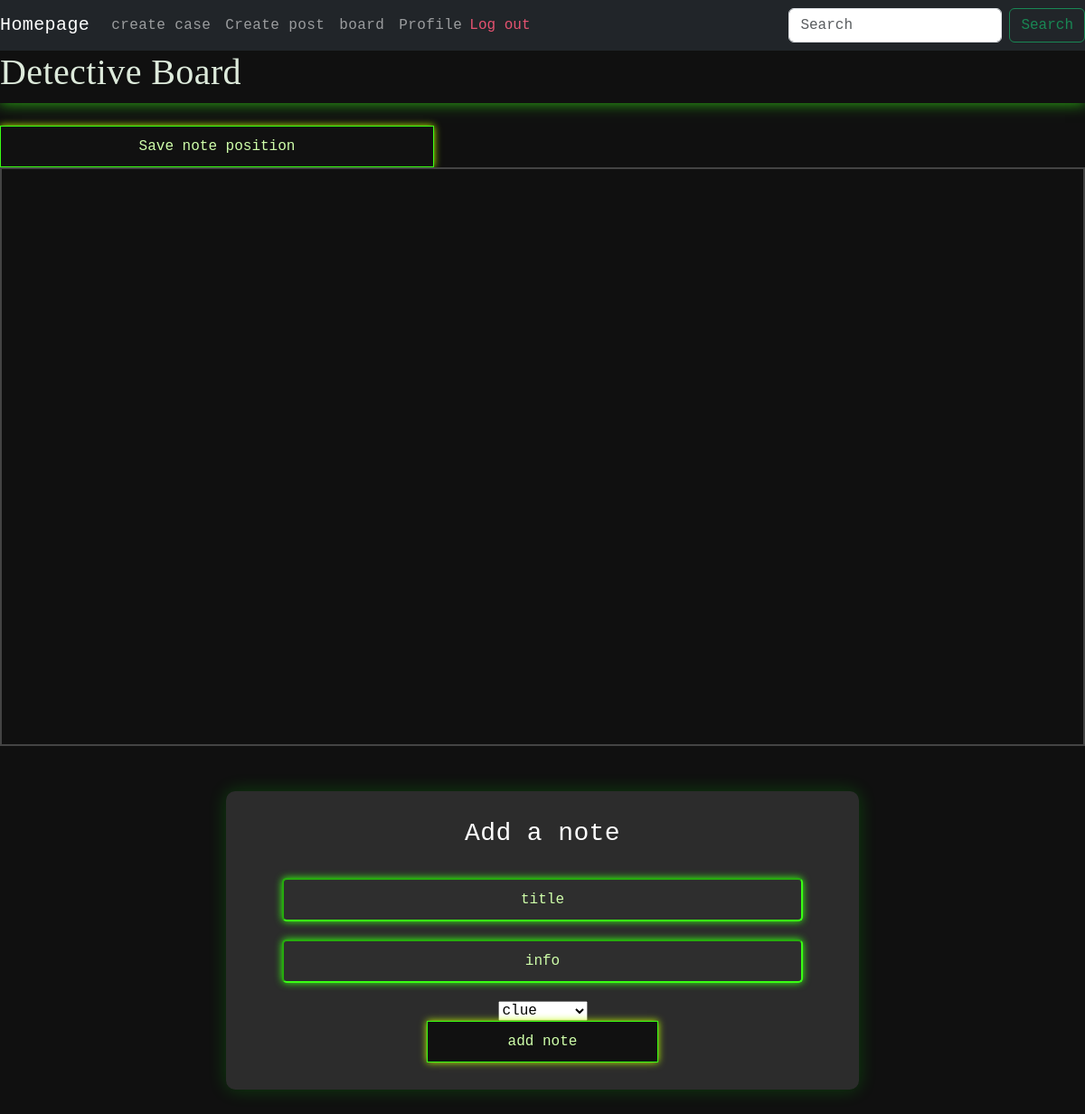
Before: /board/ (signed in) with the older database file.
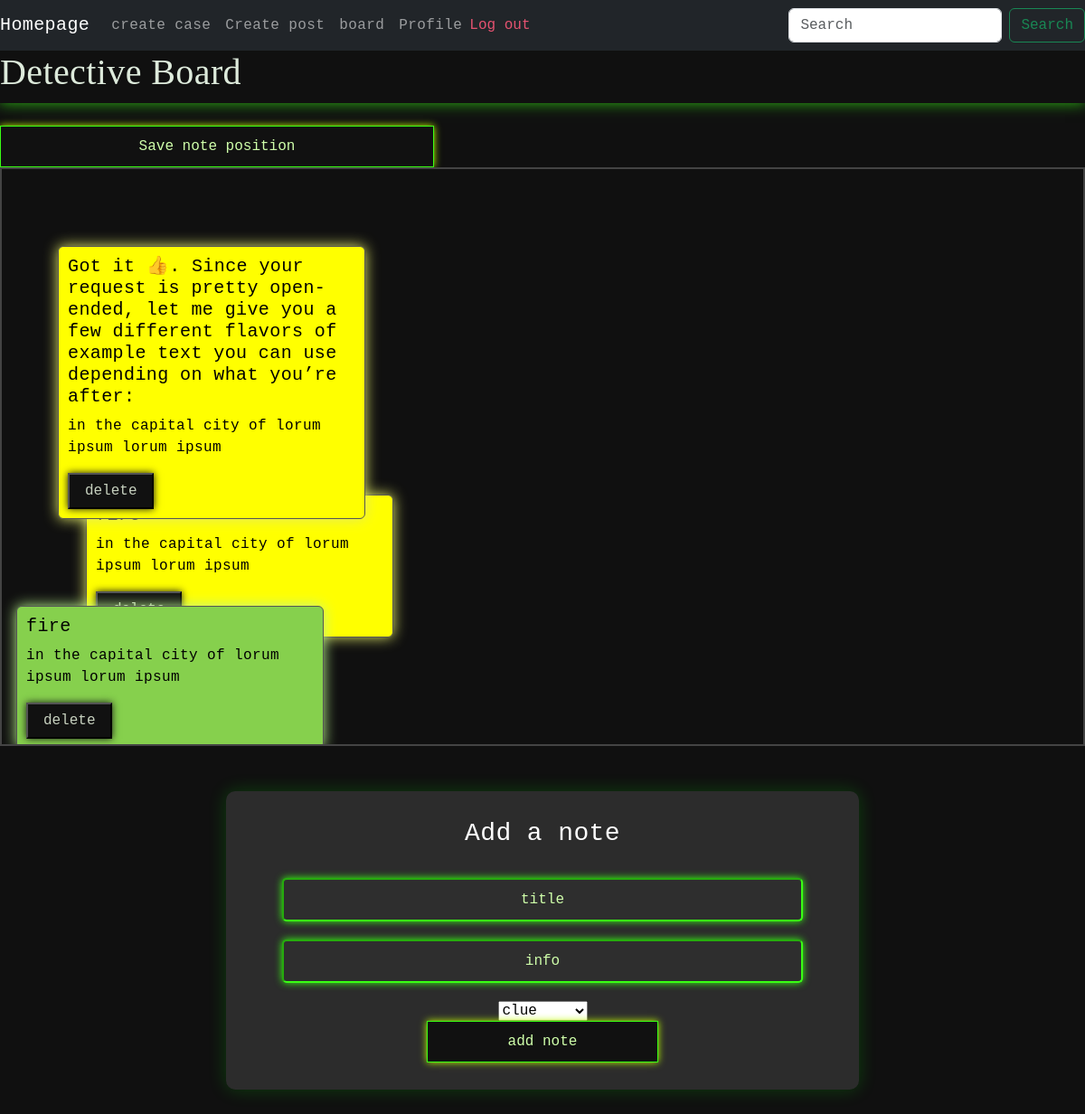
After: the same page with the newer database file.
### final/models.py (models this page shows, shortened)
class Notes(models.Model):
    user = models.ForeignKey(settings.AUTH_USER_MODEL, on_delete=models.CASCADE, related_name="notes")
    title = models.CharField(max_length=100)
    text = models.TextField(blank=True)
    top = models.IntegerField(default=100)
    left = models.IntegerField(default=200)
    note_type = models.CharField(max_length=20, default="clue")
    created_at = models.DateTimeField(auto_now_add=True)

### final/views.py (the view, shortened to what this page needs)
# urls.py: path("board/", views.board, name="board"),
@login_required
def board(request):
    notes = Notes.objects.filter(user=request.user)
    return render(request, "board.html", {"notes": notes})

### final/templates/board.html (shortened to what this page needs)
{% extends "layout.html" %}
{% block body %}
<h1 class="gl_h1">Detective Board</h1>
<form method="post" id="form">
    <button class="case_btn">Save note position</button>
</form>
<div class="board">
    {% for note in notes %}
    <div class="note {{ note.note_type }}" data-id="{{ note.id }}"
    data-top="{{ note.top|default:100 }}"
    data-left="{{ note.left|default:100 }}">
        <h5>{{ note.title }}</h5>
        <p>{{ note.text }}</p>
        <button class="delete-btn" id="btn_b">delete</button>
    </div>
    {% endfor %}
</div>
<form method="post" class="formm">
    <h3>Add a note</h3>
    <br>
    <input type="text" name="noteTitle" placeholder="title" required>
    <input type="text" name="noteText" placeholder="info">
    <select name="noteType">
        <option value="clue">clue</option>
    </select>
    <button class="case_btn" type="submit">add note</button>
</form>
{% endblock %}

Changed rows visible on the page:
added Notes: text "in the capital city of lorum ipsum lorum ipsum"
added Notes: title "Got it 👍. Since your request is pretty open-ended, let me give you a few different flavors of example text you can use depending on what you’re after:", text "in the capital city of lorum ipsum lorum ipsum"
added Notes: title "fire", text "in the capital city of lorum ipsum lorum ipsum", note_type "evidence" (drawn)
